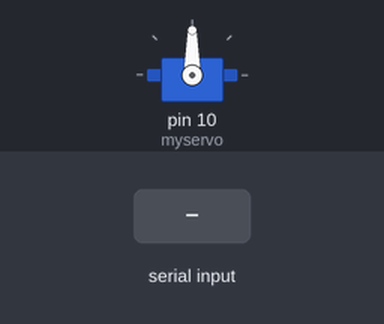
Simulated run of this sketch. Board: Arduino Uno, built with avr-gcc and run on an emulated ATmega328P. Parts: servo. Inputs (shaded band) come from the test bench. What the sketch prints to the serial monitor is not drawn.

Above: at 1.2 s.
1.3 s: byte 44 (44) received over Serial
At 2.3 s:
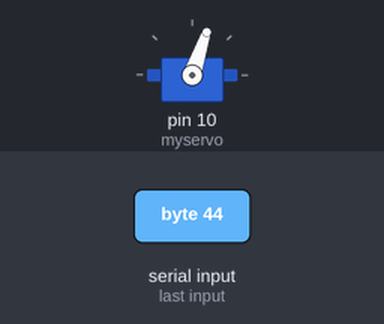
2.8 s: byte 46 (46) received over Serial
At 3.5 s:
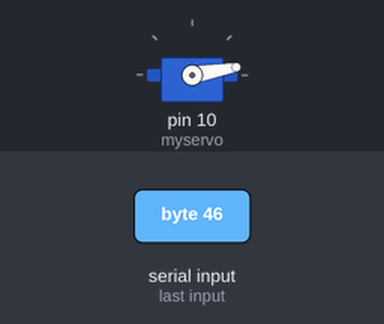
4.3 s: byte 32 (32) received over Serial
At 4.6 s:
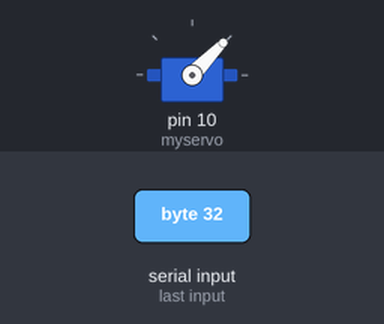
Timing chart, 0 to 7.3 s (numbered marks = the images above; inputs shaded):
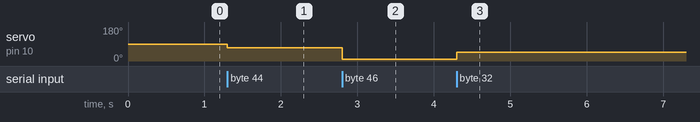

Measured:
- after the input at 1.3 s, servo on pin 10 (myservo): 90° → 71° at once
- after the input at 2.8 s, servo on pin 10 (myservo): 71° → 10° at once
- after the input at 4.3 s, servo on pin 10 (myservo): 10° → 46° at once

The sketch:

servo_control_cruser.ino
```cpp
#include <Servo.h>

int moveServo;

Servo myservo;

void setup()
{

 myservo.attach(10);
 Serial.begin(9600);
 Serial.println("      Arduino Serial Servo Control");
 Serial.println("Press < or > to move, spacebar to center");
 Serial.println();

}

void loop () {

 if (Serial.available() > 0) {
   moveServo = Serial.read();

   if (moveServo == 44) { myservo.write(71); }
   if (moveServo == 46) { myservo.write(10); }
   if (moveServo == 32) { myservo.write(46); }
 }
}
```
